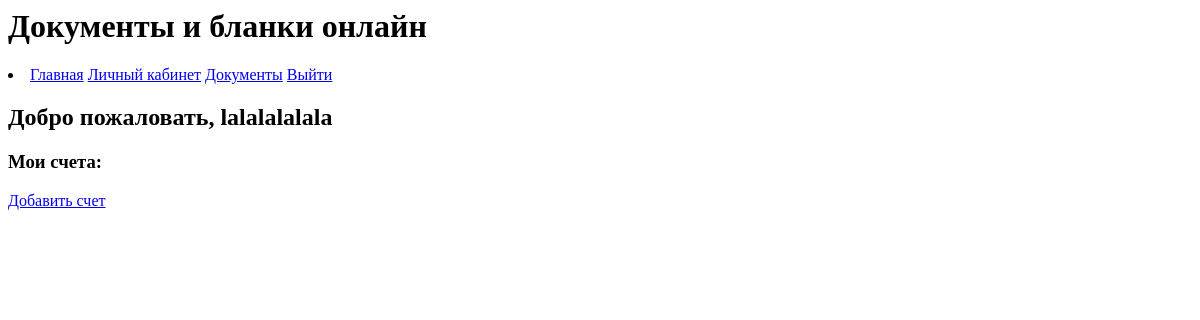
The app's page /documents/check/ (signed in), older data.
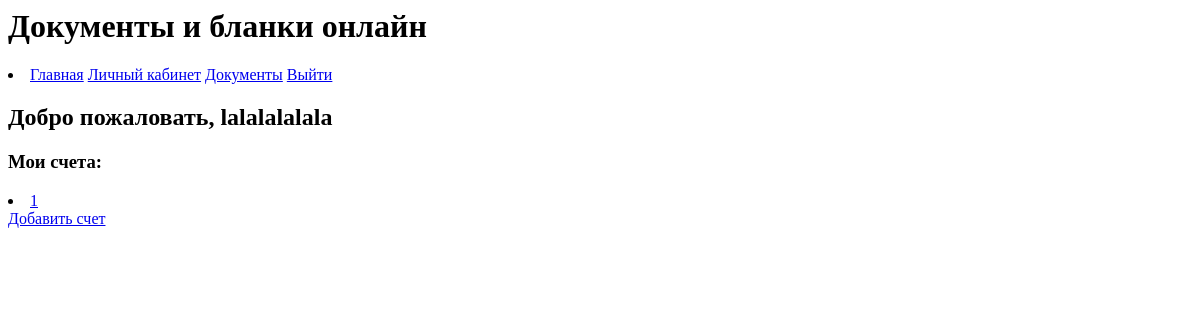
The same page, newer data.
### documents/models.py (models this page shows)
class Check(models.Model):
    check_num= models.IntegerField(unique=True)
    check_date = models.DateField()
    org_info = models.ForeignKey('account.Organization', on_delete=models.CASCADE)
    counter_info = models.ForeignKey('account.Counterparty', on_delete=models.CASCADE)
    ID_consignee = models.ForeignKey('Consignee', on_delete=models.CASCADE)
    more_info = models.ForeignKey('Additionally', on_delete=models.CASCADE)

### documents/views.py (the view)
# urls.py: path('check/', check, name='check'),
def check(request):
    checks = Check.objects.filter(
        id__in=User_Check.objects.filter(user=request.user).values_list('check_info', flat=True)
    )
    return render(request, 'documents/check.html', {'checks': checks})

### documents/templates/documents/check.html
{% include 'header.html' %}
<h2>Добро пожаловать, {{ user.username }}</h2>
<h3>Мои счета:</h3>
{% for check in checks %}
    <li><a href="{% url 'checkid' check.id %}">{{ check.id }}</a></li>
{% endfor %}
<a href = "{% url 'checkadd' %}">Добавить счет</a>

Row changes from the older to the newer data that the page shows:
added Check: id "1"
